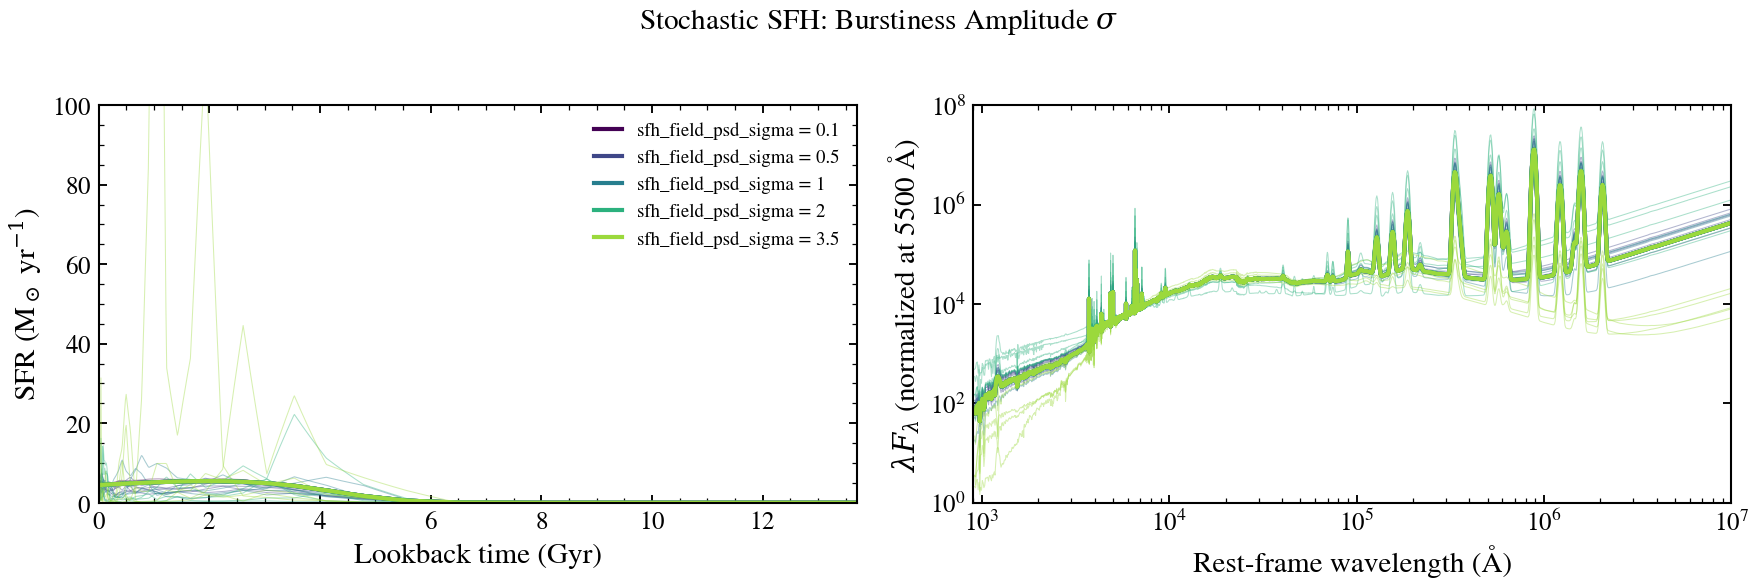

The Python source for this figure:
"""
Stochastic SFH: Burstiness Amplitude σ
========================================

σ controls how violently star formation fluctuates around the smooth trend.
Small σ ≈ smooth; large σ = dramatic bursts.
"""

# sphinx_gallery_thumbnail_number = 1

from pathlib import Path

import jax
import matplotlib.pyplot as plt

jax.config.update("jax_enable_x64", True)

from tengri import Fixed, Parameters, SEDModel, Uniform, load_ssp_data, setup_style
from tengri.analysis.plotting import sfh_sed_comparison

setup_style()


def _find_ssp():
    name = "ssp_prsc_miles_chabrier_wNE_logGasU-3.0_logGasZ0.0.h5"
    for p in [
        Path("data") / name,
        Path("../data") / name,
        Path("../../data") / name,
        Path("../../../data") / name,
    ]:
        if p.exists():
            return str(p)
    return None


SSP_PATH = _find_ssp()
if SSP_PATH is None:
    raise FileNotFoundError("SSP data not found — skipping example")

ssp = load_ssp_data(SSP_PATH)

# Build Parameters with tsnorm + GP field for stochastic SFH
spec = Parameters(
    mean_sfh_type=["tsnorm", "field"],
    sfh_tsnorm_log_peak_sfr=Fixed(1.0),
    sfh_tsnorm_peak_lbt_gyr=Fixed(3.0),
    sfh_tsnorm_width_gyr=Fixed(2.0),
    sfh_tsnorm_skew=Fixed(0.3),
    sfh_tsnorm_trunc=Fixed(2.0),
    sfh_field_psd_sigma=Uniform(0.1, 3.5),  # will be overridden
    sfh_field_psd_tau_myr=Fixed(100.0),
    met_logzsol=Fixed(-0.3),
    dust_tau_bc=Fixed(0.3),
    dust_tau_diff=Fixed(0.2),
    dust_slope=Fixed(-0.7),
    redshift=Fixed(0.1),
)

model = SEDModel(spec, ssp)

# Sweep parameter with stochastic samples
key = jax.random.PRNGKey(0)
values = [0.1, 0.5, 1.0, 2.0, 3.5]
fig = sfh_sed_comparison(
    model, "sfh_field_psd_sigma", values, cmap="viridis", n_stochastic=5, key=key
)
# Broad zoomed-out view: full age range and full panchromatic SED. Lets the
# eye see the bursts in context of the full SFH and the SED across all bands.
ax_sfh, ax_sed = fig.axes
ax_sfh.set_xlim(0, 13.7)
ax_sfh.set_ylim(0, 100)

ax_sed.set_xlim(900, 1e7)
ax_sed.set_ylim(1e0, 1e8)

fig.suptitle(r"Stochastic SFH: Burstiness Amplitude $\sigma$", fontsize=14, y=1.00)
plt.tight_layout()
plt.savefig("plot_psd_sigma_sweep.png", dpi=150, bbox_inches="tight")
plt.show()
